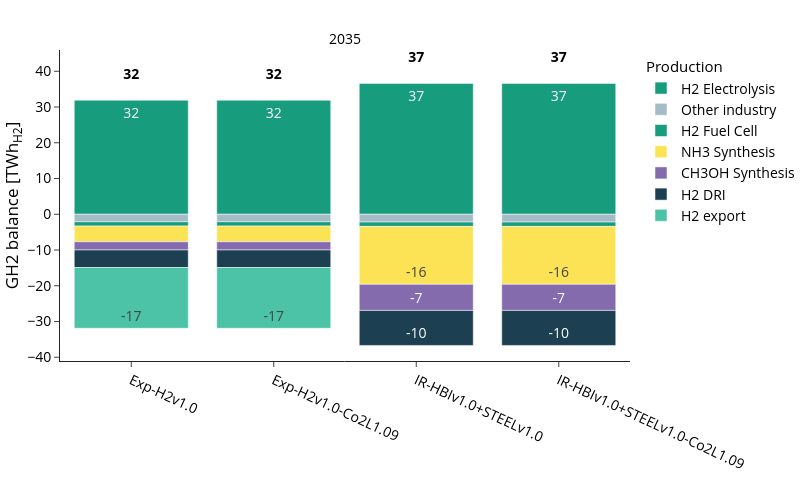

Here is the notebook cell this chart was saved with:
### Markdown cell above
### Hydrogen Balance

### Code cell
plot_config['chart_config'] = yaml_config['charts']['hydrogen_balance']

fig, df = plot_energy_balance(
    carrier="H2",
    balance_dict=balance_dict,
    config=plot_config,
    rename_function=rename_h2,
    save_dir=SDIR
)

fig.show()

### Figure 1 — Plotly figure (JSON) as saved in the notebook; plotly's stock layout.template omitted (floating-point values rounded to 4 significant figures)
{"data": [{"hovertemplate": "=%{x}<br>GH2 balance [TWh<sub>H2</sub>]=%{text}<extra></extra>", "legendgroup": "Production", "legendgrouptitle": {"text": "Production"}, "marker": {"color": "#179c7d", "pattern": {"shape": ""}}, "name": "H2 Electrolysis", "orientation": "v", "showlegend": true, "text": [31.9, 31.9, 36.6, 36.6], "textangle": 0, "textposition": "inside", "texttemplate": "%{y:.0f}", "type": "bar", "x": ["Exp-H2v1.0", "Exp-H2v1.0-Co2L1.09", "IR-HBIv1.0+STEELv1.0", "IR-HBIv1.0+STEELv1.0-Co2L1.09"], "xaxis": "x", "y": [31.9, 31.9, 36.6, 36.6], "yaxis": "y"}, {"hovertemplate": "=%{x}<br>GH2 balance [TWh<sub>H2</sub>]=%{text}<extra></extra>", "legendgroup": "Consumption", "legendgrouptitle": {"text": "Consumption"}, "marker": {"color": "#a6bbc8", "pattern": {"shape": ""}}, "name": "Other industry", "orientation": "v", "showlegend": true, "text": [-2.1, -2.1, -2.2, -2.2], "textangle": 0, "textposition": "inside", "texttemplate": "%{y:.0f}", "type": "bar", "x": ["Exp-H2v1.0", "Exp-H2v1.0-Co2L1.09", "IR-HBIv1.0+STEELv1.0", "IR-HBIv1.0+STEELv1.0-Co2L1.09"], "xaxis": "x", "y": [-2.1, -2.1, -2.2, -2.2], "yaxis": "y"}, {"hovertemplate": "=%{x}<br>GH2 balance [TWh<sub>H2</sub>]=%{text}<extra></extra>", "legendgroup": "Consumption", "legendgrouptitle": {"text": "Consumption"}, "marker": {"color": "#179c7d", "pattern": {"shape": ""}}, "name": "H2 Fuel Cell", "orientation": "v", "showlegend": true, "text": [-1.2, -1.2, -1.2, -1.2], "textangle": 0, "textposition": "inside", "texttemplate": "%{y:.0f}", "type": "bar", "x": ["Exp-H2v1.0", "Exp-H2v1.0-Co2L1.09", "IR-HBIv1.0+STEELv1.0", "IR-HBIv1.0+STEELv1.0-Co2L1.09"], "xaxis": "x", "y": [-1.2, -1.2, -1.2, -1.2], "yaxis": "y"}, {"hovertemplate": "=%{x}<br>GH2 balance [TWh<sub>H2</sub>]=%{text}<extra></extra>", "legendgroup": "Consumption", "legendgrouptitle": {"text": "Consumption"}, "marker": {"color": "#fce356", "pattern": {"shape": ""}}, "name": "NH3 Synthesis", "orientation": "v", "showlegend": true, "text": [-4.4, -4.4, -16.2, -16.2], "textangle": 0, "textposition": "inside", "texttemplate": "%{y:.0f}", "type": "bar", "x": ["Exp-H2v1.0", "Exp-H2v1.0-Co2L1.09", "IR-HBIv1.0+STEELv1.0", "IR-HBIv1.0+STEELv1.0-Co2L1.09"], "xaxis": "x", "y": [-4.4, -4.4, -16.2, -16.2], "yaxis": "y"}, {"hovertemplate": "=%{x}<br>GH2 balance [TWh<sub>H2</sub>]=%{text}<extra></extra>", "legendgroup": "Consumption", "legendgrouptitle": {"text": "Consumption"}, "marker": {"color": "#836bad", "pattern": {"shape": ""}}, "name": "CH3OH Synthesis", "orientation": "v", "showlegend": true, "text": [-2.3, -2.3, -7.3, -7.3], "textangle": 0, "textposition": "inside", "texttemplate": "%{y:.0f}", "type": "bar", "x": ["Exp-H2v1.0", "Exp-H2v1.0-Co2L1.09", "IR-HBIv1.0+STEELv1.0", "IR-HBIv1.0+STEELv1.0-Co2L1.09"], "xaxis": "x", "y": [-2.3, -2.3, -7.3, -7.3], "yaxis": "y"}, {"hovertemplate": "=%{x}<br>GH2 balance [TWh<sub>H2</sub>]=%{text}<extra></extra>", "legendgroup": "Consumption", "legendgrouptitle": {"text": "Consumption"}, "marker": {"color": "#1c3f52", "pattern": {"shape": ""}}, "name": "H2 DRI", "orientation": "v", "showlegend": true, "text": [-4.9, -4.9, -9.8, -9.8], "textangle": 0, "textposition": "inside", "texttemplate": "%{y:.0f}", "type": "bar", "x": ["Exp-H2v1.0", "Exp-H2v1.0-Co2L1.09", "IR-HBIv1.0+STEELv1.0", "IR-HBIv1.0+STEELv1.0-Co2L1.09"], "xaxis": "x", "y": [-4.9, -4.9, -9.8, -9.8], "yaxis": "y"}, {"hovertemplate": "=%{x}<br>GH2 balance [TWh<sub>H2</sub>]=%{text}<extra></extra>", "legendgroup": "Consumption", "legendgrouptitle": {"text": "Consumption"}, "marker": {"color": "#4CC2A6", "pattern": {"shape": ""}}, "name": "H2 export", "orientation": "v", "showlegend": true, "text": [-17.0, -17.0], "textangle": 0, "textposition": "inside", "texttemplate": "%{y:.0f}", "type": "bar", "x": ["Exp-H2v1.0", "Exp-H2v1.0-Co2L1.09"], "xaxis": "x", "y": [-17.0, -17.0], "yaxis": "y"}, {"hoverinfo": "skip", "mode": "text", "showlegend": false, "text": ["32", "32", "37", "37"], "textfont": {"color": "black", "size": 14, "weight": "bold"}, "textposition": "top center", "type": "scatter", "x": ["Exp-H2v1.0", "Exp-H2v1.0-Co2L1.09", "IR-HBIv1.0+STEELv1.0", "IR-HBIv1.0+STEELv1.0-Co2L1.09"], "xaxis": "x", "y": [36.9, 36.9, 41.6, 41.6], "yaxis": "y"}, {"hoverinfo": "skip", "mode": "text", "showlegend": false, "text": ["", "", "", ""], "textfont": {"color": "black", "size": 14, "weight": "bold"}, "textposition": "bottom center", "type": "scatter", "x": ["Exp-H2v1.0", "Exp-H2v1.0-Co2L1.09", "IR-HBIv1.0+STEELv1.0", "IR-HBIv1.0+STEELv1.0-Co2L1.09"], "xaxis": "x", "y": [26.9, 26.9, 31.7, 31.7], "yaxis": "y"}], "layout": {"annotations": [{"font": {}, "showarrow": false, "text": "2035", "x": 0.5, "xanchor": "center", "xref": "paper", "y": 1, "yanchor": "bottom", "yref": "paper"}], "barmode": "relative", "height": 500, "legend": {"title": {"text": ""}, "tracegroupgap": 0, "traceorder": "normal"}, "width": 800, "xaxis": {"anchor": "y", "categoryarray": [], "categoryorder": "array", "domain": [0, 1], "tickangle": 25, "title": {"text": ""}}, "yaxis": {"anchor": "x", "domain": [0, 1], "title": {"text": "GH2 balance [TWh<sub>H2</sub>]"}}}}
